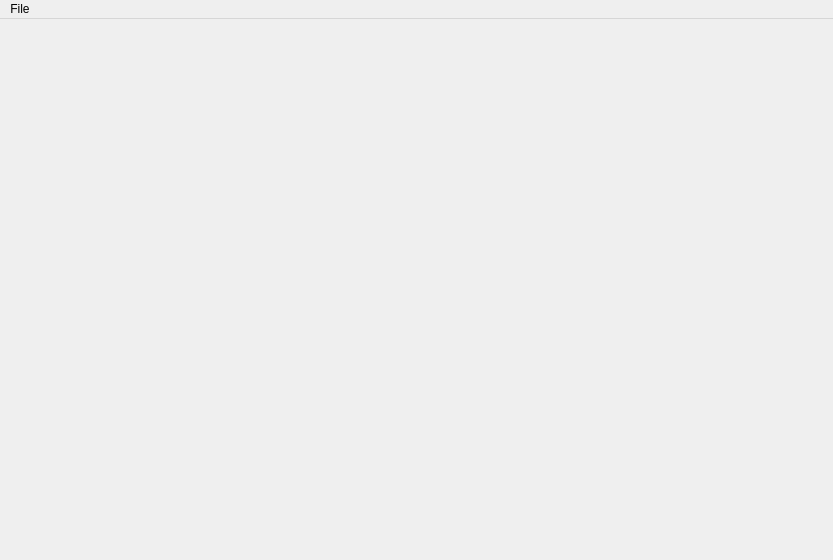
<?xml version="1.0" encoding="UTF-8"?>
<ui version="4.0">
 <class>QtTestTaskClass</class>
 <widget class="QMainWindow" name="QtTestTaskClass">
  <property name="geometry">
   <rect>
    <x>0</x>
    <y>0</y>
    <width>833</width>
    <height>560</height>
   </rect>
  </property>
  <property name="windowTitle">
   <string>QtTestTask</string>
  </property>
  <widget class="QWidget" name="centralWidget">
   <layout class="QHBoxLayout" name="horizontalLayout_2" stretch="5,1">
    <item>
     <layout class="QGridLayout" name="viewAreaLayout"/>
    </item>
    <item>
     <layout class="QVBoxLayout" name="verticalLayout">
      <property name="sizeConstraint">
       <enum>QLayout::SetFixedSize</enum>
      </property>
     </layout>
    </item>
   </layout>
  </widget>
  <widget class="QMenuBar" name="menuBar">
   <property name="geometry">
    <rect>
     <x>0</x>
     <y>0</y>
     <width>833</width>
     <height>26</height>
    </rect>
   </property>
   <widget class="QMenu" name="menuFile">
    <property name="title">
     <string>File</string>
    </property>
    <addaction name="actionSettings"/>
    <addaction name="separator"/>
    <addaction name="actionExit"/>
   </widget>
   <addaction name="menuFile"/>
  </widget>
  <action name="actionSettings">
   <property name="text">
    <string>Settings</string>
   </property>
  </action>
  <action name="actionExit">
   <property name="text">
    <string>Exit</string>
   </property>
  </action>
 </widget>
 <layoutdefault spacing="6" margin="11"/>
 <resources>
  <include location="QtTestTask.qrc"/>
 </resources>
 <connections>
  <connection>
   <sender>actionExit</sender>
   <signal>triggered()</signal>
   <receiver>QtTestTaskClass</receiver>
   <slot>close()</slot>
   <hints>
    <hint type="sourcelabel">
     <x>-1</x>
     <y>-1</y>
    </hint>
    <hint type="destinationlabel">
     <x>416</x>
     <y>279</y>
    </hint>
   </hints>
  </connection>
  <connection>
   <sender>actionSettings</sender>
   <signal>triggered()</signal>
   <receiver>QtTestTaskClass</receiver>
   <slot>openSettingsDialog()</slot>
   <hints>
    <hint type="sourcelabel">
     <x>-1</x>
     <y>-1</y>
    </hint>
    <hint type="destinationlabel">
     <x>416</x>
     <y>279</y>
    </hint>
   </hints>
  </connection>
 </connections>
 <slots>
  <slot>openSettingsDialog()</slot>
 </slots>
</ui>
